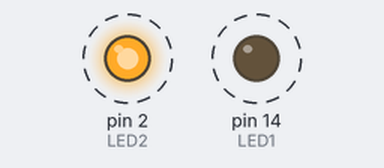
Bench run of a program on a simulated Arduino Leonardo, built with avr-gcc and run on an emulated ATmega32U4. Shown: output pins drawn as LEDs (lit = HIGH). Dashed ring = blinking.

Above: at 0.3 s.
Timing chart, 0 to 3.0 s (numbered marks = the images above):
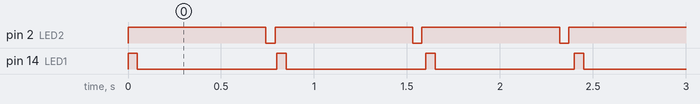

The program:

main.cpp
```cpp
#include <Arduino.h>
// Led1 ist bei Pin 14, Led2 ist bei Pin 2 !!!!


// On and Off Times (as int, max=32secs)  // pro micro und Leonardo
const unsigned int onTime1 = 50;
const unsigned int offTime1 = 750;
const unsigned int onTime2 = 740;
const unsigned int offTime2 = 50;


// Tracks the last time event fired
unsigned long previousMillis1=0;
unsigned long previousMillis2=0;

// Interval is how long we wait
int interval1 = onTime1;
int interval2 = onTime2;

// Used to track if LED should be on or off
boolean Led1 = true;
boolean Led2 = true;

int LED1 = 14;
int LED2 = 2;

// Usual Setup Stuff
void setup() {

 Serial.begin(115200); //This pipes to the serial monitor
 Serial1.begin(115200); //This is the UART, pipes to sensors attached to board

pinMode(LED1, OUTPUT);
pinMode(LED2, OUTPUT);

digitalWrite(LED1, HIGH);
digitalWrite(LED2, HIGH);

}

void loop() {

  // Grab snapshot of current time, this keeps all timing
  // consistent, regardless of how much code is inside the next if-statement
  unsigned long currentMillis = millis();

  // Compare to previous capture to see if enough time has passed
  if ((unsigned long)(currentMillis - previousMillis1) >= interval1) {
    // Change wait interval, based on current LED state
    if (Led1) {
      // LED is currently on, set time to stay off
      interval1 = offTime1;
    } else {
      // LED is currently off, set time to stay on
      interval1 = onTime1;
    }
    // Toggle the LED's state, Fancy, eh!?
    Led1 = !(Led1);
    digitalWrite(LED1, Led1);
    // Save the current time to compare "later"
    previousMillis1 = currentMillis;
  }
   if ((unsigned long)(currentMillis - previousMillis2) >= interval2) {
    // Change wait interval, based on current LED state
    if (Led2) {
      // LED is currently on, set time to stay off
      interval2 = offTime2;
    } else {
      // LED is currently off, set time to stay on
      interval2 = onTime2;
    }
    // Toggle the LED's state, Fancy, eh!?
    Led2 = !(Led2);
    digitalWrite(LED2, Led2);

    previousMillis2 = currentMillis;
  }

// hier Code der immer ausgeführt wird!!!!


}  // ende von loop
```

Measured:
- by itself, pin 2 (LED2): alternates HIGH for 0.74 s and LOW for 0.05 s
- by itself, pin 14 (LED1): alternates HIGH for 0.05 s and LOW for 0.75 s
